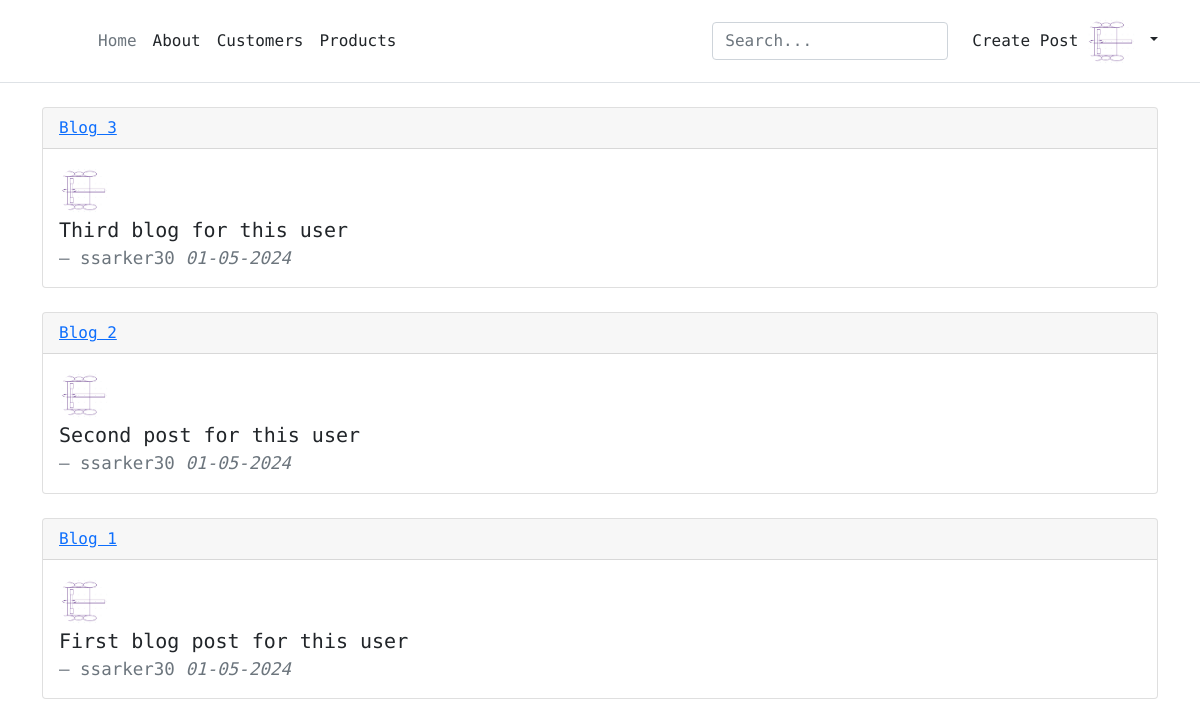
The app's page / (signed in), older data.
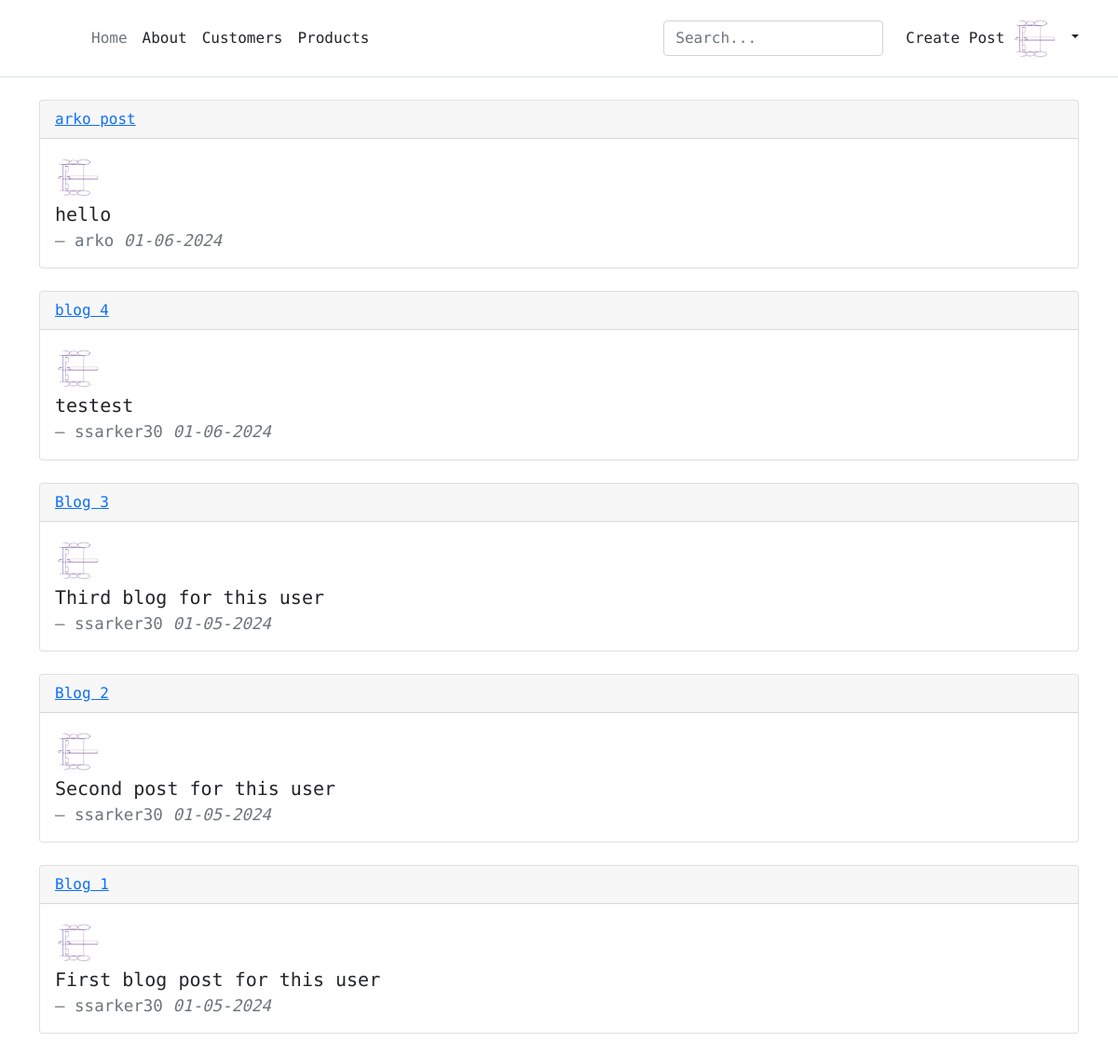
The same page, newer data.
### users/models.py (models this page shows, shortened)
class Profile(models.Model):
  user = models.OneToOneField(User, on_delete=models.CASCADE)
  image = models.ImageField(default='default.jpg', upload_to='profile_pics')

### core/models.py (models this page shows, shortened)
class Post(models.Model):
  title = models.CharField(max_length=100)
  content = models.TextField()
  date_posted = models.DateTimeField(default=timezone.now)
  author = models.ForeignKey(User, on_delete=models.CASCADE)

### core/views.py (the view)
# urls.py: path('', PostListView.as_view(), name='home'),
class PostListView(ListView):
  model = Post
  template_name = 'core/home.html'
  context_object_name = 'posts'
  ordering = ['-date_posted']

### core/templates/core/home.html
{% extends "core/base.html" %}
{% block content %}
  {% for post in posts %}
    <div class="card mb-4">
      <div class="card-header">
        <a href="{% url 'detail' post.id %}">{{ post.title }}</a>
      </div>
      <div class="card-body">
        <img src="{{ user.profile.image.url }}" alt="mdo" width="50" height="50" class="rounded-circle">
        <blockquote class="blockquote mb-0">
          <p>{{ post.content }}</p>
          <footer class="blockquote-footer">{{ post.author }} <cite title="Source Title"> {{ post.date_posted|date:"m-d-Y" }}  </cite></footer>
        </blockquote>
      </div>
    </div>
  {% endfor %}
{% endblock content %}

### core/templates/core/base.html (shortened to what this page needs)
{% load static %}
<!DOCTYPE html>
<html lang="en">
<head>
    <link href="https://cdn.jsdelivr.net/npm/bootstrap@5.0.2/dist/css/bootstrap.min.css" rel="stylesheet">
    <link rel="stylesheet" type="text/css" href="{% static 'core/base.css'%}">
</head>
<body>
    <header class="p-3 mb-4 border-bottom">
        <div class="container">
          <div class="d-flex flex-wrap align-items-center justify-content-center justify-content-lg-start">
            <a href="/" class="d-flex align-items-center mb-2 mb-lg-0 text-dark text-decoration-none">
              <svg class="bi me-2" width="40" height="32" role="img" aria-label="Bootstrap"><use xlink:href="#bootstrap"/></svg>
            </a>
            <ul class="nav col-12 col-lg-auto me-lg-auto mb-2 justify-content-center mb-md-0">
              <li><a href="{% url 'home' %}" class="nav-link px-2 link-secondary">Home</a></li>
              <li><a href="{% url 'about' %}" class="nav-link px-2 link-dark">About</a></li>
              <li><a href="#" class="nav-link px-2 link-dark">Customers</a></li>
              <li><a href="#" class="nav-link px-2 link-dark">Products</a></li>
            </ul>
            <form class="col-12 col-lg-auto mb-3 mb-lg-0 me-lg-3">
              <input type="search" class="form-control" placeholder="Search..." aria-label="Search">
            </form>
            {% if user.is_authenticated %}
            <a class="nav-link px-2 link-dark" href="{% url 'create' %}">Create Post</a>
            <div class="dropdown text-end">
              <a href="#" class="d-block link-dark text-decoration-none dropdown-toggle" id="dropdownUser1" data-bs-toggle="dropdown" aria-expanded="false">
                <img src="{{ user.profile.image.url }}" alt="mdo" width="50" height="50" class="rounded-circle">
              </a>
            </div>
            {% else %}
            <a class="nav-link px-2 link-dark" href="{% url 'login' %}">Login</a>
            <a class="nav-link px-2 link-dark" href="{% url 'register' %}">Register</a>
            {% endif %}
          </div>
        </div>
    </header>
    <div class="container">
        {% block content %}{% endblock %}
    </div>
</body>
</html>

### core/static/core/base.css (style rules this page uses)
* { font-family: 'Space Mono', monospace; }
.bi { vertical-align: -.125em; fill: currentColor; }
.dropdown-toggle { outline: 0; }

Row changes from the older to the newer data that the page shows:
added Post: title "arko post", profile.image (picture), content "hello", author "arko", date_posted "01-06-2024"
added Post: title "blog 4", profile.image (picture), content "testest", author "ssarker30", date_posted "01-06-2024"
